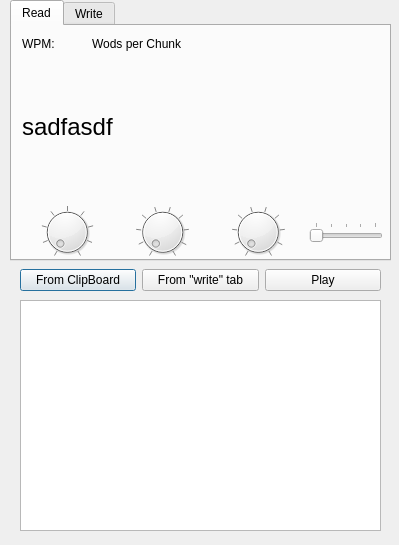
<?xml version="1.0" encoding="UTF-8"?>
<ui version="4.0">
 <class>Dialog</class>
 <widget class="QDialog" name="Dialog">
  <property name="geometry">
   <rect>
    <x>0</x>
    <y>0</y>
    <width>399</width>
    <height>545</height>
   </rect>
  </property>
  <property name="windowTitle">
   <string>Dialog</string>
  </property>
  <widget class="QTabWidget" name="tabWidget">
   <property name="geometry">
    <rect>
     <x>10</x>
     <y>0</y>
     <width>381</width>
     <height>261</height>
    </rect>
   </property>
   <property name="currentIndex">
    <number>0</number>
   </property>
   <widget class="QWidget" name="tab">
    <attribute name="title">
     <string>Read</string>
    </attribute>
    <widget class="QLabel" name="label">
     <property name="geometry">
      <rect>
       <x>10</x>
       <y>40</y>
       <width>351</width>
       <height>121</height>
      </rect>
     </property>
     <property name="font">
      <font>
       <pointsize>18</pointsize>
      </font>
     </property>
     <property name="text">
      <string>sadfasdf</string>
     </property>
     <property name="textFormat">
      <enum>Qt::PlainText</enum>
     </property>
     <property name="scaledContents">
      <bool>true</bool>
     </property>
     <property name="wordWrap">
      <bool>true</bool>
     </property>
    </widget>
    <widget class="QLabel" name="wpmlabel">
     <property name="geometry">
      <rect>
       <x>10</x>
       <y>10</y>
       <width>71</width>
       <height>16</height>
      </rect>
     </property>
     <property name="text">
      <string>WPM:</string>
     </property>
    </widget>
    <widget class="QLabel" name="chunklabel">
     <property name="geometry">
      <rect>
       <x>80</x>
       <y>10</y>
       <width>151</width>
       <height>16</height>
      </rect>
     </property>
     <property name="text">
      <string>Wods per Chunk</string>
     </property>
    </widget>
    <widget class="QWidget" name="layoutWidget">
     <property name="geometry">
      <rect>
       <x>10</x>
       <y>180</y>
       <width>361</width>
       <height>52</height>
      </rect>
     </property>
     <layout class="QHBoxLayout" name="horizontalLayout_2">
      <item>
       <widget class="QDial" name="dial_1">
        <property name="minimum">
         <number>1</number>
        </property>
        <property name="maximum">
         <number>9</number>
        </property>
        <property name="pageStep">
         <number>1</number>
        </property>
        <property name="notchesVisible">
         <bool>true</bool>
        </property>
       </widget>
      </item>
      <item>
       <widget class="QDial" name="dial_2">
        <property name="maximum">
         <number>9</number>
        </property>
        <property name="pageStep">
         <number>1</number>
        </property>
        <property name="notchesVisible">
         <bool>true</bool>
        </property>
       </widget>
      </item>
      <item>
       <widget class="QDial" name="dial_3">
        <property name="maximum">
         <number>9</number>
        </property>
        <property name="pageStep">
         <number>1</number>
        </property>
        <property name="notchesVisible">
         <bool>true</bool>
        </property>
       </widget>
      </item>
      <item>
       <widget class="QSlider" name="wordChunkSlider">
        <property name="minimum">
         <number>1</number>
        </property>
        <property name="maximum">
         <number>5</number>
        </property>
        <property name="pageStep">
         <number>1</number>
        </property>
        <property name="orientation">
         <enum>Qt::Horizontal</enum>
        </property>
        <property name="tickPosition">
         <enum>QSlider::TicksAbove</enum>
        </property>
        <property name="tickInterval">
         <number>1</number>
        </property>
       </widget>
      </item>
     </layout>
    </widget>
   </widget>
   <widget class="QWidget" name="tab_2">
    <attribute name="title">
     <string>Write</string>
    </attribute>
    <widget class="QPlainTextEdit" name="plainTextEdit">
     <property name="geometry">
      <rect>
       <x>10</x>
       <y>10</y>
       <width>361</width>
       <height>221</height>
      </rect>
     </property>
     <property name="plainText">
      <string>sadfsadlfkmasdfklnasdfasmdkf,asdfkm</string>
     </property>
    </widget>
   </widget>
  </widget>
  <widget class="QWidget" name="layoutWidget">
   <property name="geometry">
    <rect>
     <x>20</x>
     <y>265</y>
     <width>361</width>
     <height>31</height>
    </rect>
   </property>
   <layout class="QHBoxLayout" name="horizontalLayout">
    <item>
     <widget class="QPushButton" name="newbtn">
      <property name="text">
       <string>From ClipBoard</string>
      </property>
     </widget>
    </item>
    <item>
     <widget class="QPushButton" name="pushButton">
      <property name="text">
       <string>From &quot;write&quot; tab</string>
      </property>
     </widget>
    </item>
    <item>
     <widget class="QPushButton" name="playPausebtn">
      <property name="text">
       <string>Play</string>
      </property>
      <property name="checkable">
       <bool>true</bool>
      </property>
      <property name="checked">
       <bool>false</bool>
      </property>
      <property name="autoExclusive">
       <bool>false</bool>
      </property>
      <property name="flat">
       <bool>false</bool>
      </property>
     </widget>
    </item>
   </layout>
  </widget>
  <widget class="QPlainTextEdit" name="plainTextEdit_temp">
   <property name="geometry">
    <rect>
     <x>20</x>
     <y>300</y>
     <width>361</width>
     <height>231</height>
    </rect>
   </property>
  </widget>
 </widget>
 <resources/>
 <connections/>
</ui>
